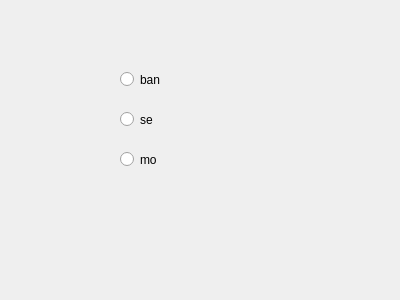
<?xml version="1.0" encoding="UTF-8"?>
<ui version="4.0">
 <class>Dialog</class>
 <widget class="QDialog" name="Dialog">
  <property name="geometry">
   <rect>
    <x>0</x>
    <y>0</y>
    <width>400</width>
    <height>300</height>
   </rect>
  </property>
  <property name="windowTitle">
   <string>Dialog</string>
  </property>
  <widget class="QRadioButton" name="ban">
   <property name="geometry">
    <rect>
     <x>120</x>
     <y>70</y>
     <width>108</width>
     <height>19</height>
    </rect>
   </property>
   <property name="text">
    <string>ban</string>
   </property>
  </widget>
  <widget class="QRadioButton" name="se">
   <property name="geometry">
    <rect>
     <x>120</x>
     <y>110</y>
     <width>108</width>
     <height>19</height>
    </rect>
   </property>
   <property name="text">
    <string>se</string>
   </property>
  </widget>
  <widget class="QRadioButton" name="mo">
   <property name="geometry">
    <rect>
     <x>120</x>
     <y>150</y>
     <width>108</width>
     <height>19</height>
    </rect>
   </property>
   <property name="text">
    <string>mo</string>
   </property>
  </widget>
 </widget>
 <resources/>
 <connections/>
</ui>
